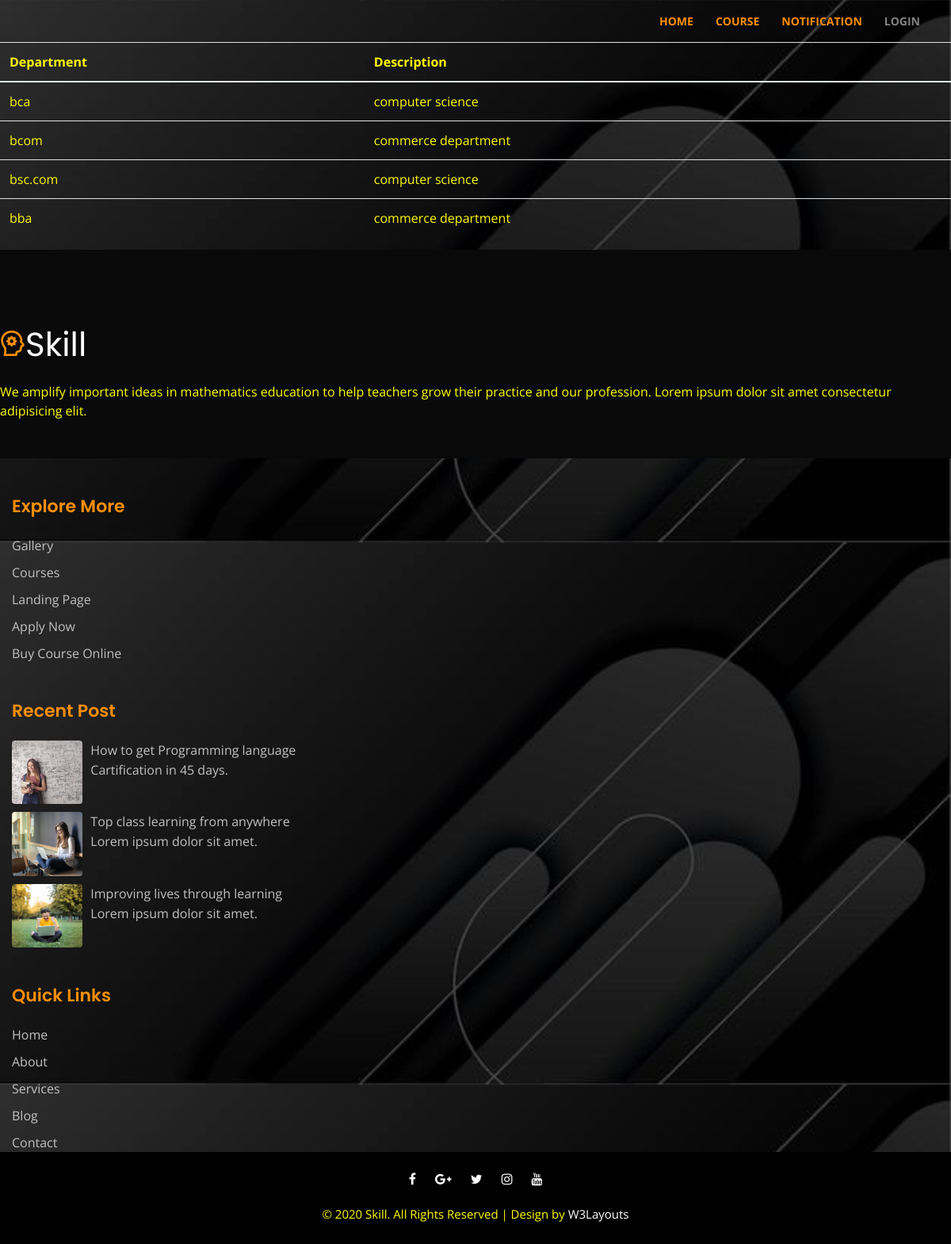
Screenshot of /Department with the database file from the repository.
### public/models.py (models this page shows, shortened)
class Departments(models.Model):
    departmentname = models.CharField(max_length=50,default='')
    description = models.CharField(max_length=200,default='')

### public/views.py (the view)
# urls.py: path('Department',views.departments),
def departments(request):
    department= Departments.objects.all()
    return render(request,'Department.html',{'department':department})

### public/templates/Department.html
{% extends 'layout.html' %}
{% load static %}
{% block content %}
<table class="table">
    <thead>
      <tr>
        <th scope="col">Department</th>
        <th scope="col">Description</th>
      </tr>
    </thead>
    <tbody>
      {% for i in department%}
      <tr>
        <td>{{i.departmentname}}</td>
        <td>{{i.description}}</td>
      </tr>
      {% endfor %}
    </tbody>
  </table>
{%endblock%}

### rows the page displays
Departments: departmentname "bca", description "computer science"
Departments: departmentname "bcom", description "commerce department"
Departments: departmentname "bsc.com", description "computer science"
Departments: departmentname "bba", description "commerce department"
